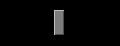

Write Python code to recreate this figure.
import os
from tkinter import Tk, Frame, Button

import win32gui
import win32ui
from ctypes import windll
from PIL import Image


def get_image(widget):
    if isinstance(widget, Tk):
        hwnd = win32gui.GetParent(widget.winfo_id())
        left, top, right, bot = win32gui.GetClientRect(hwnd)
    else:
        hwnd = win32gui.GetParent(win32gui.GetParent(widget.winfo_id()))
        left, top, right, bot = win32gui.GetClientRect(hwnd)
        # left += int(widget.winfo_rootx())
        # top += int(widget.winfo_rooty())
        # left = widget.winfo_rooty()
        # top = widget.winfo_rootx()
        # right = left + widget.winfo_height()
        # bot = top + widget.winfo_width()

    # Change the line below depending on whether you want the whole window
    # or just the client area.
    # left, top, right, bot = win32gui.GetWindowRect(hwnd)
    w = right - left
    h = bot - top

    hwnd_dc = win32gui.GetWindowDC(hwnd)
    mfc_dc = win32ui.CreateDCFromHandle(hwnd_dc)
    save_dc = mfc_dc.CreateCompatibleDC()

    save_bit_map = win32ui.CreateBitmap()
    save_bit_map.CreateCompatibleBitmap(mfc_dc, w, h)

    save_dc.SelectObject(save_bit_map)

    # Change the line below depending on whether you want the whole window
    # or just the client area.
    result = windll.user32.PrintWindow(hwnd, save_dc.GetSafeHdc(), 1)
    # result = windll.user32.PrintWindow(hwnd, save_dc.GetSafeHdc(), 0)
    print(result)

    bmpinfo = save_bit_map.GetInfo()
    bmpstr = save_bit_map.GetBitmapBits(True)

    im = Image.frombuffer(
        'RGB',
        (bmpinfo['bmWidth'], bmpinfo['bmHeight']),
        bmpstr, 'raw', 'BGRX', 0, 1)

    win32gui.DeleteObject(save_bit_map.GetHandle())
    save_dc.DeleteDC()
    mfc_dc.DeleteDC()
    win32gui.ReleaseDC(hwnd, hwnd_dc)

    if result == 1:
        # PrintWindow Succeeded
        # im.save("test.png")
        return im

    save_dc.DeleteDC()
    hwnd_dc.DeleteDC()

    # root.wm_protocol("WM_DELETE_WINDOW", lambda: os.kill(os.getpid(), 0))


if __name__ == '__main__':
    root = Tk()

    frame = Frame(root, bg="#ff0000")
    button = Button(frame, bg="#7c7c7c")
    button.pack(pady=10, padx=10)
    frame.pack(fill="both", expand=True)

    root.update()

    get_image(button).save("test.png")
    root.mainloop()
